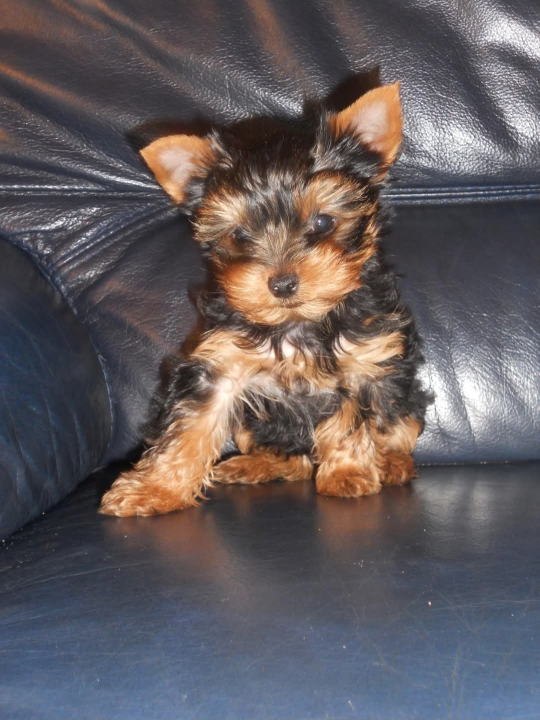
#> input picture Image/Harry_bebe.jpeg, 1079 x 1440 px (shown at 1/2 size)
$ python lab_jour1.py
#> lines starting #> are read from the running program, lines starting #| are printed output that depends on the picture; after the words box and inside, x2 and y2 are one past the last pixel; in counts of white or black regions, pixels touching at a corner belong together
# -*- coding: utf-8 -*-
"""
====================================================
 Lab Jour 1 - Pipeline complet
====================================================
Script principal du lab : IoU + HOG + SIFT + metriques JSON

Utilise 2 vraies photos du meme chien pour les tests SIFT/HOG :
  - Image 1 : Harry_bebe.jpeg    (photo principale)
  - Image 2 : Harry_bebe (1).png (photo similaire - meme chien)

Checkpoints :
  A) iou_score entre 0 et 1  (~0.84 pour shift=12)
  B) hog_different_l2 > hog_similar_l2
  C) sift_good_matches_similar >= sift_good_matches_different

Base sur : https://github.com/yugmerabtene/nexa-computer-vision/blob/main/JOUR-01.md
"""

import os
import json
import cv2
import numpy as np
import matplotlib
matplotlib.use("Agg")
import matplotlib.pyplot as plt

# -- Chemins dynamiques -------------------------------------------------------
BASE_DIR    = os.path.dirname(os.path.dirname(os.path.abspath(__file__)))
IMAGE_PATH1 = os.path.join(BASE_DIR, "Image", "Harry_bebe.jpeg")
IMAGE_PATH2 = os.path.join(BASE_DIR, "Image", "Harry_bebe (1).png")
OUTPUT_DIR  = os.path.join(BASE_DIR, "outputs")
os.makedirs(OUTPUT_DIR, exist_ok=True)

# -- Chargement des 2 images reelles ------------------------------------------
# cv2.imread ne gere pas les espaces dans les chemins sur Windows
# --> on utilise np.fromfile + cv2.imdecode
def imread_safe(path):
    arr = np.fromfile(path, dtype=np.uint8)
    return cv2.imdecode(arr, cv2.IMREAD_COLOR)

img1 = imread_safe(IMAGE_PATH1)
#> in imread_safe, returned value is the input picture: shape (1440, 1079, 3); mean B, G, R 94.2, 91.5, 98.5
img2 = imread_safe(IMAGE_PATH2)
#> call 2 of imread_safe, with path = 'Image/Harry_bebe (1).png'
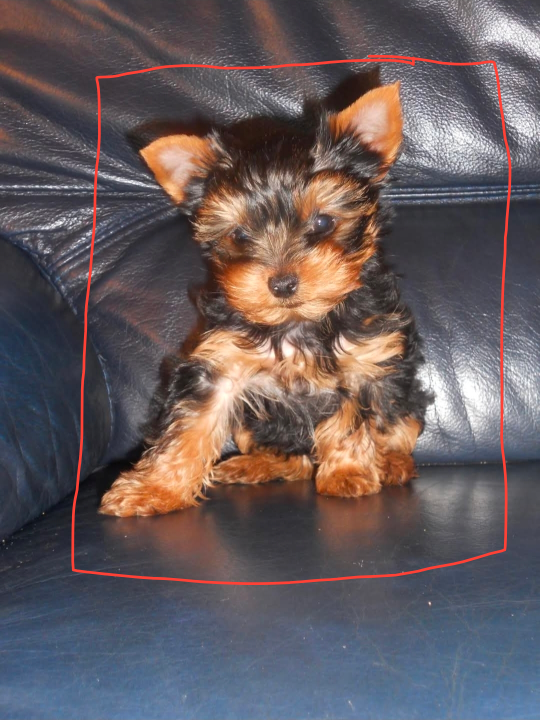
#> input picture Image/Harry_bebe (1).png, 1079 x 1440 px (shown at 1/2 size)
#> in imread_safe, returned value is the input picture: shape (1440, 1079, 3); mean B, G, R 93.5, 90.9, 101.8

if img1 is None:
    raise FileNotFoundError(f"Image non trouvee : {IMAGE_PATH1}")
if img2 is None:
    raise FileNotFoundError(f"Image non trouvee : {IMAGE_PATH2}")

print(f"Image 1 : {img1.shape}  -- {os.path.basename(IMAGE_PATH1)}")
#| Image 1 : (1440, 1079, 3)  -- Harry_bebe.jpeg
print(f"Image 2 : {img2.shape}  -- {os.path.basename(IMAGE_PATH2)}")
#| Image 2 : (1440, 1079, 3)  -- Harry_bebe (1).png

# Redimensionner img2 a la meme taille qu'img1 pour HOG
img2_resized = cv2.resize(img2, (img1.shape[1], img1.shape[0]), interpolation=cv2.INTER_AREA)

# =============================================================================
# UTILITAIRES
# =============================================================================
def make_scene(forme="rectangle", shift=0):
    """Cree une image synthetique 200x300 avec une forme geometrique."""
    img = np.zeros((200, 300, 3), dtype=np.uint8)
    if forme == "rectangle":
        cv2.rectangle(img, (50 + shift, 40), (250 + shift, 160), (255, 255, 255), -1)
    elif forme == "cercle":
        cv2.circle(img, (150, 100), 70, (255, 255, 255), -1)
    return img


def bbox_from_threshold(gris, seuil=127):
    """Retourne (x1, y1, x2, y2) via seuillage + boundingRect."""
    _, binaire = cv2.threshold(gris, seuil, 255, cv2.THRESH_BINARY)
    points = cv2.findNonZero(binaire)
    if points is None:
        return None
    x, y, w, h = cv2.boundingRect(points)
    return (x, y, x + w, y + h)


def iou(box_a, box_b):
    """IoU entre deux boites (x1, y1, x2, y2)."""
    x_left   = max(box_a[0], box_b[0])
    y_top    = max(box_a[1], box_b[1])
    x_right  = min(box_a[2], box_b[2])
    y_bottom = min(box_a[3], box_b[3])
    if x_right <= x_left or y_bottom <= y_top:
        return 0.0
    inter  = (x_right - x_left) * (y_bottom - y_top)
    area_a = (box_a[2] - box_a[0]) * (box_a[3] - box_a[1])
    area_b = (box_b[2] - box_b[0]) * (box_b[3] - box_b[1])
    return inter / (area_a + area_b - inter)


# =============================================================================
# ETAPE 1 -- IoU (sur images synthetiques - reference du cours)
# =============================================================================
print("\n" + "=" * 55)
print("  ETAPE 1 -- IoU")
print("=" * 55)

SHIFT = 12
img_gt_synth   = make_scene("rectangle", shift=0)
#> in make_scene, `cv2.rectangle(img, (50 + shift, 40), (250 + shift, 160), (255, 255, 25..`: img: shape (200, 300, 3); 40.5% white; 1 white region, box (x1, y1, x2, y2) and area: (50, 40, 251, 161) 24321
img_pred_synth = make_scene("rectangle", shift=SHIFT)
#> call 2 of make_scene, with forme = 'rectangle', shift = 12
#> in make_scene (call 2), `cv2.rectangle(img, (50 + shift, 40), (250 + shift, 160), (255, 255, 25..`:
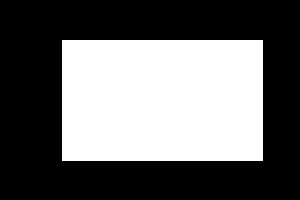
#> img: shape (200, 300, 3); 40.5% white; 1 white region, box (x1, y1, x2, y2) and area: (62, 40, 263, 161) 24321

box_gt   = bbox_from_threshold(cv2.cvtColor(img_gt_synth,   cv2.COLOR_BGR2GRAY))
#> in bbox_from_threshold, `points = cv2.findNonZero(binaire)`: points = contour of 24321 points, box (x1, y1, x2, y2) (50, 40, 251, 161), area 0
#> in bbox_from_threshold, `x, y, w, h = cv2.boundingRect(points)`: x = 50; y = 40; w = 201; h = 121
#> box_gt = (50, 40, 251, 161)
box_pred = bbox_from_threshold(cv2.cvtColor(img_pred_synth, cv2.COLOR_BGR2GRAY))
#> box_pred = (62, 40, 263, 161)

iou_score = iou(box_pred, box_gt)
#> in iou, `x_left   = max(box_a[0], box_b[0])`: x_left = 62
#> in iou, `y_top    = max(box_a[1], box_b[1])`: y_top = 40
#> in iou, `x_right  = min(box_a[2], box_b[2])`: x_right = 251
#> in iou, `y_bottom = min(box_a[3], box_b[3])`: y_bottom = 161
#> in iou, `inter  = (x_right - x_left) * (y_bottom - y_top)`: inter = 22869
#> in iou, `area_a = (box_a[2] - box_a[0]) * (box_a[3] - box_a[1])`: area_a = 24321
#> iou_score = 0.887
print(f"  Boite GT   : {box_gt}")
#|   Boite GT   : (50, 40, 251, 161)
print(f"  Boite pred : {box_pred}")
#|   Boite pred : (62, 40, 263, 161)
print(f"  IoU        : {iou_score:.3f}")
#|   IoU        : 0.887
assert 0 < iou_score <= 1, "Checkpoint A FAILED"
print("  [CHECKPOINT A] OK")


# =============================================================================
# ETAPE 2 -- HOG sur les 2 vraies photos
# =============================================================================
print("\n" + "=" * 55)
print("  ETAPE 2 -- HOG (images reelles)")
print("=" * 55)

hog_desc = cv2.HOGDescriptor(
    _winSize=(128, 64), _blockSize=(16, 16),
    _blockStride=(8, 8), _cellSize=(8, 8), _nbins=9,
)

def compute_hog(img_bgr):
    g = cv2.cvtColor(
        cv2.resize(img_bgr, (128, 64), interpolation=cv2.INTER_AREA),
        cv2.COLOR_BGR2GRAY
    )
    return hog_desc.compute(g).flatten()


# Image differente (forme geometrique) pour le controle
img_cercle_synth = make_scene("cercle")
#> in make_scene (call 3), `cv2.circle(img, (150, 100), 70, (255, 255, 255), -1)`: img: shape (200, 300, 3); 25.6% white; 1 white region, box (x1, y1, x2, y2) and area: (80, 30, 221, 171) 15373

desc_img1       = compute_hog(img1)
#> in compute_hog, `g = cv2.cvtColor( cv2.resize(img_bgr, (128, 64), interpolation=cv2.INT..`:
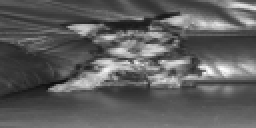
#> g: shape (64, 128) (shown 2 times larger); min 13, max 254, mean 93.9
#> desc_img1 = 3780 values, max 0.41 at index 1020, min 0 at index 748, mean 0.128
desc_img2       = compute_hog(img2_resized)   # photo similaire (meme chien)
#> desc_img2 = 3780 values, max 0.407 at index 1020, min 0 at index 223, mean 0.131
desc_different  = compute_hog(img_cercle_synth)
#> in compute_hog (call 3), `g = cv2.cvtColor( cv2.resize(img_bgr, (128, 64), interpolation=cv2.INT..`:
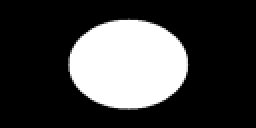
#> g: shape (64, 128) (shown 2 times larger); min 0, max 255, mean 65.3
#> desc_different = 3780 values, max 0.672 at index 2441, min 0 at index 0, mean 0.0329

hog_similar_l2   = float(np.linalg.norm(desc_img1 - desc_img2))
#> hog_similar_l2 = 1.79
hog_different_l2 = float(np.linalg.norm(desc_img1 - desc_different))
#> hog_different_l2 = 10.54

print(f"  Dimension HOG              : {desc_img1.shape[0]}")
#|   Dimension HOG              : 3780
print(f"  Dist HOG (img1 <-> img2)   : {hog_similar_l2:.2f}  (meme chien)")
#|   Dist HOG (img1 <-> img2)   : 1.79  (meme chien)
print(f"  Dist HOG (img1 <-> cercle) : {hog_different_l2:.2f}  (forme differente)")
#|   Dist HOG (img1 <-> cercle) : 10.54  (forme differente)
assert hog_different_l2 > hog_similar_l2, "Checkpoint B FAILED"
print("  [CHECKPOINT B] OK -- different > similaire")


# =============================================================================
# ETAPE 3 -- SIFT sur les 2 vraies photos
# =============================================================================
print("\n" + "=" * 55)
print("  ETAPE 3 -- SIFT (images reelles)")
print("=" * 55)

sift = cv2.SIFT_create()

def detect_sift(img_bgr):
    g = cv2.cvtColor(img_bgr, cv2.COLOR_BGR2GRAY)
    return sift.detectAndCompute(g, None)

kp1,  desc_s1       = detect_sift(img1)
#> in detect_sift, `g = cv2.cvtColor(img_bgr, cv2.COLOR_BGR2GRAY)`:
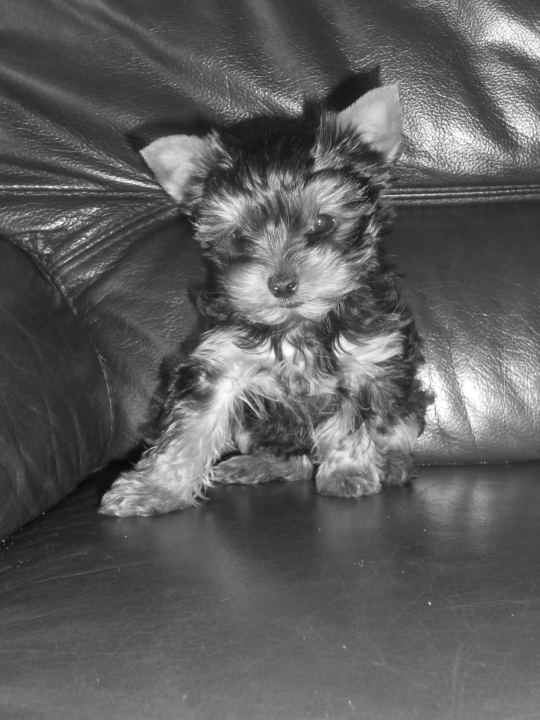
#> g: shape (1440, 1079) (shown at 1/2 size); min 5, max 255, mean 93.9
#> kp1 = 10134 keypoints; strongest (x, y, size): (859, 1206, 3), (552, 577, 3), (639, 443, 3.3), (151, 437, 3)
kp2,  desc_s2       = detect_sift(img2_resized)
#> kp2 = 10158 keypoints; strongest (x, y, size): (859, 1206, 3), (552, 577, 3), (639, 443, 3.3), (151, 437, 3)
kp_c, desc_s_cercle = detect_sift(img_cercle_synth)
#> kp_c = 8 keypoints; (x, y, size): (150, 96, 81.7), (150, 96, 81.7), (141, 33, 3.7), (83, 91, 3.7), (83, 109, 3.9), (159, 33, 3.9), (204, 142, 3.9), (192, 154, 3.9)

def lowe_matches(d1, d2, ratio=0.75):
    if d1 is None or d2 is None or len(d1) < 2 or len(d2) < 2:
        return []
    bf = cv2.BFMatcher(cv2.NORM_L2)
    matches = bf.knnMatch(d1, d2, k=2)
    return [m for m, n in matches if m.distance < ratio * n.distance]

bons_similaires = lowe_matches(desc_s1, desc_s2)
#> in lowe_matches, `matches = bf.knnMatch(d1, d2, k=2)`: matches = 10134 matches
#> bons_similaires = 9328 matches
bons_differents = lowe_matches(desc_s1, desc_s_cercle)
#> bons_differents = []

print(f"  Points cles img1 (photo 1) : {len(kp1)}")
#|   Points cles img1 (photo 1) : 10134
print(f"  Points cles img2 (photo 2) : {len(kp2)}")
#|   Points cles img2 (photo 2) : 10158
print(f"  Points cles cercle         : {len(kp_c)}")
#|   Points cles cercle         : 8
print(f"  Bons matches (similaire)   : {len(bons_similaires)}")
#|   Bons matches (similaire)   : 9328
print(f"  Bons matches (different)   : {len(bons_differents)}")
#|   Bons matches (different)   : 0
assert len(bons_similaires) >= len(bons_differents), "Checkpoint C FAILED"
print("  [CHECKPOINT C] OK -- similaire >= different")


# =============================================================================
# FIGURE DE SYNTHESE
# =============================================================================
# Boites IoU
img_iou_viz = img_gt_synth.copy()
if box_gt:   cv2.rectangle(img_iou_viz, box_gt[:2],   box_gt[2:],   (0, 255, 0), 2)
if box_pred: cv2.rectangle(img_iou_viz, box_pred[:2], box_pred[2:], (0, 0, 255), 2)

# Courbe shift vs IoU
shifts     = list(range(0, 65, 5))
iou_scores = [
    iou(bbox_from_threshold(cv2.cvtColor(make_scene("rectangle", s), cv2.COLOR_BGR2GRAY)), box_gt)
    for s in shifts
]
#> in make_scene (call 5), `img = np.zeros((200, 300, 3), dtype=np.uint8)`: img: shape (200, 300, 3); every value is 0
#> in make_scene (call 5), `cv2.rectangle(img, (50 + shift, 40), (250 + shift, 160), (255, 255, 25..`: img: shape (200, 300, 3); 40.5% white; 1 white region, box (x1, y1, x2, y2) and area: (55, 40, 256, 161) 24321
#> in make_scene (call 6), `cv2.rectangle(img, (50 + shift, 40), (250 + shift, 160), (255, 255, 25..`: img: shape (200, 300, 3); 40.5% white; 1 white region, box (x1, y1, x2, y2) and area: (60, 40, 261, 161) 24321
#> in make_scene (call 7), `cv2.rectangle(img, (50 + shift, 40), (250 + shift, 160), (255, 255, 25..`: img: shape (200, 300, 3); 40.5% white; 1 white region, box (x1, y1, x2, y2) and area: (65, 40, 266, 161) 24321
#> in make_scene (call 8), `cv2.rectangle(img, (50 + shift, 40), (250 + shift, 160), (255, 255, 25..`: img: shape (200, 300, 3); 40.5% white; 1 white region, box (x1, y1, x2, y2) and area: (70, 40, 271, 161) 24321
#> in make_scene (call 9), `cv2.rectangle(img, (50 + shift, 40), (250 + shift, 160), (255, 255, 25..`: img: shape (200, 300, 3); 40.5% white; 1 white region, box (x1, y1, x2, y2) and area: (75, 40, 276, 161) 24321
#> in make_scene (call 10), `cv2.rectangle(img, (50 + shift, 40), (250 + shift, 160), (255, 255, 25..`: img: shape (200, 300, 3); 40.5% white; 1 white region, box (x1, y1, x2, y2) and area: (80, 40, 281, 161) 24321
#> in make_scene (call 11), `cv2.rectangle(img, (50 + shift, 40), (250 + shift, 160), (255, 255, 25..`: img: shape (200, 300, 3); 40.5% white; 1 white region, box (x1, y1, x2, y2) and area: (85, 40, 286, 161) 24321
#> in make_scene (call 12), `cv2.rectangle(img, (50 + shift, 40), (250 + shift, 160), (255, 255, 25..`: img: shape (200, 300, 3); 40.5% white; 1 white region, box (x1, y1, x2, y2) and area: (90, 40, 291, 161) 24321
#> in make_scene (call 13), `cv2.rectangle(img, (50 + shift, 40), (250 + shift, 160), (255, 255, 25..`: img: shape (200, 300, 3); 40.5% white; 1 white region, box (x1, y1, x2, y2) and area: (95, 40, 296, 161) 24321
#> in make_scene (call 14), `cv2.rectangle(img, (50 + shift, 40), (250 + shift, 160), (255, 255, 25..`: img: shape (200, 300, 3); 40.3% white; 1 white region, box (x1, y1, x2, y2) and area: (100, 40, 300, 161) 24200
#> in make_scene (call 15), `cv2.rectangle(img, (50 + shift, 40), (250 + shift, 160), (255, 255, 25..`: img: shape (200, 300, 3); 39.3% white; 1 white region, box (x1, y1, x2, y2) and area: (105, 40, 300, 161) 23595
#> in make_scene (call 16), `cv2.rectangle(img, (50 + shift, 40), (250 + shift, 160), (255, 255, 25..`: img: shape (200, 300, 3); 38.3% white; 1 white region, box (x1, y1, x2, y2) and area: (110, 40, 300, 161) 22990
#> iou_scores = [1, 0.951, 0.905, 0.861, 0.819, 0.779, 0.74, 0.703, 0.668, 0.634, 0.604, 0.584, 0.564]

# SIFT matching sur vraies photos (top 15 matches)
gray1 = cv2.cvtColor(img1,         cv2.COLOR_BGR2GRAY)
gray2 = cv2.cvtColor(img2_resized, cv2.COLOR_BGR2GRAY)
img_sift_draw = cv2.drawMatches(
    gray1, kp1, gray2, kp2,
    bons_similaires[:15], None,
    flags=cv2.DrawMatchesFlags_NOT_DRAW_SINGLE_POINTS
)
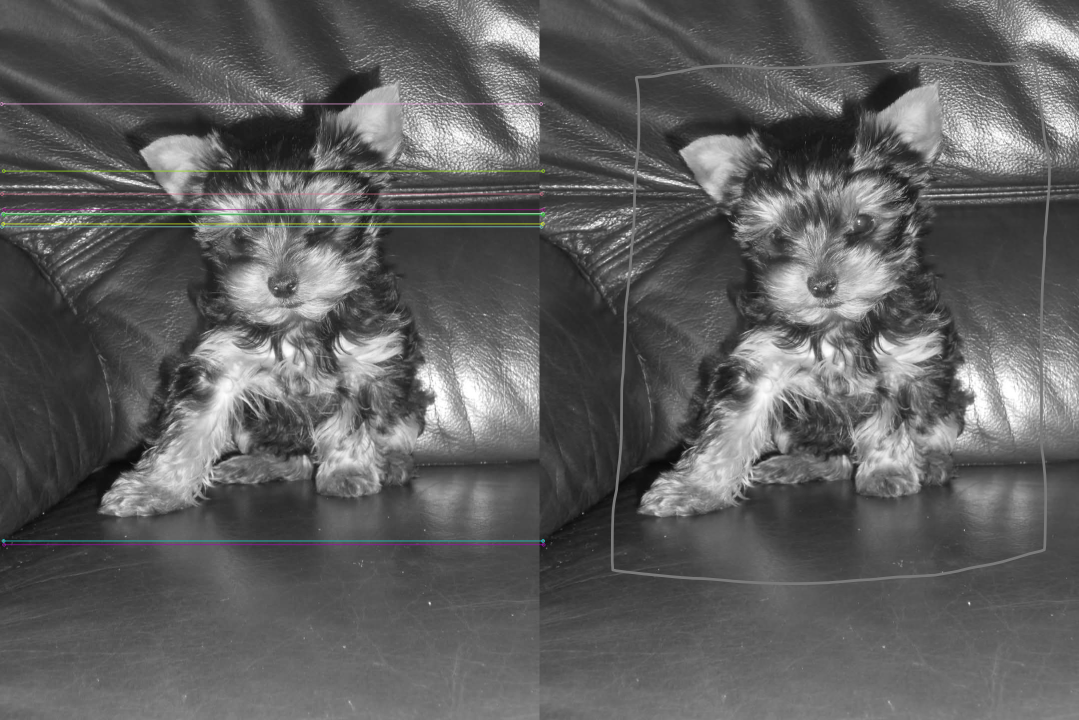
#> img_sift_draw: shape (1440, 2158, 3) (shown at 1/2 size); mean of channels 0, 1, 2 94.4, 94.5, 94.5; drawn as B, G, R

fig = plt.figure(figsize=(22, 13))
fig.suptitle(
    "Lab Jour 1 - Pipeline complet : IoU + HOG + SIFT\n(2 vraies photos du meme chien)",
    fontsize=14, fontweight="bold"
)

# -- Ligne 1 ------------------------------------------------------------------
ax1 = fig.add_subplot(2, 4, 1)
ax1.imshow(cv2.cvtColor(img1, cv2.COLOR_BGR2RGB))
ax1.set_title(f"1. Photo 1\n{os.path.basename(IMAGE_PATH1)}")
ax1.axis("off")

ax2 = fig.add_subplot(2, 4, 2)
ax2.imshow(cv2.cvtColor(img2_resized, cv2.COLOR_BGR2RGB))
ax2.set_title(f"2. Photo 2\n{os.path.basename(IMAGE_PATH2)}")
ax2.axis("off")

ax3 = fig.add_subplot(2, 4, 3)
ax3.imshow(cv2.cvtColor(img_iou_viz, cv2.COLOR_BGR2RGB))
ax3.set_title(f"3. IoU = {iou_score:.3f}\nVert=GT  Bleu=Pred (shift={SHIFT}px)")
ax3.axis("off")

ax4 = fig.add_subplot(2, 4, 4)
ax4.plot(shifts, iou_scores, marker="o", color="steelblue", linewidth=2)
ax4.axhline(0.8, color="green",  linestyle="--", label="Seuil 0.8")
ax4.axhline(0.5, color="orange", linestyle="--", label="Seuil 0.5")
ax4.set_title("4. Courbe Shift vs IoU")
ax4.set_xlabel("Shift (px)")
ax4.set_ylabel("IoU")
ax4.legend(fontsize=8)
ax4.grid(True, alpha=0.3)

# -- Ligne 2 ------------------------------------------------------------------
ax5 = fig.add_subplot(2, 4, 5)
cats = ["Photo1 <-> Photo2\n(similaire)", "Photo1 <-> Cercle\n(different)"]
dsts = [hog_similar_l2, hog_different_l2]
#> dsts = [1.79, 10.54]
cols = ["#27ae60", "#e74c3c"]
bars = ax5.bar(cats, dsts, color=cols, edgecolor="black", width=0.5)
for bar, val in zip(bars, dsts):
    ax5.text(bar.get_x() + bar.get_width() / 2, val + 0.5,
             f"{val:.1f}", ha="center", fontweight="bold")
#> this loop made 2 passes
#> val on passes 1 to 2: 1.79, 10.54
ax5.set_title("5. Distances HOG L2\n[CHECKPOINT B] OK")
ax5.set_ylabel("Distance L2")
ax5.grid(True, alpha=0.3, axis="y")

ax6 = fig.add_subplot(2, 4, 6)
ax6.imshow(cv2.cvtColor(img_sift_draw, cv2.COLOR_BGR2RGB))
ax6.set_title(f"6. SIFT Matching (photos reelles)\n{len(bons_similaires)} bons matches [CHECKPOINT C]")
ax6.axis("off")

ax7 = fig.add_subplot(2, 4, 7)
noms    = ["KP\nPhoto1", "KP\nPhoto2", "KP\nCercle", "Matches\nSimilaire", "Matches\nDifferent"]
valeurs = [len(kp1), len(kp2), len(kp_c), len(bons_similaires), len(bons_differents)]
#> valeurs = [10134, 10158, 8, 9328, 0]
cols7   = ["#3498db", "#2ecc71", "#e74c3c", "#27ae60", "#e67e22"]
bars7   = ax7.bar(noms, valeurs, color=cols7, edgecolor="black")
#> bars7 = 5 items
for bar, val in zip(bars7, valeurs):
    ax7.text(bar.get_x() + bar.get_width() / 2, val + 0.3,
             str(val), ha="center", fontweight="bold")
#> this loop made 5 passes
#> val on passes 1 to 5: 10134, 10158, 8, 9328, 0
ax7.set_title("7. SIFT - Points cles & Matches")
ax7.set_ylabel("Nombre")
ax7.grid(True, alpha=0.3, axis="y")

ax8 = fig.add_subplot(2, 4, 8)
ax8.axis("off")
checks = [
    ("A", "IoU valide",         f"{iou_score:.3f} dans ]0,1]",                    True),
    ("B", "HOG : diff > sim",   f"{hog_different_l2:.1f} > {hog_similar_l2:.1f}", hog_different_l2 > hog_similar_l2),
    ("C", "SIFT : sim >= diff", f"{len(bons_similaires)} >= {len(bons_differents)}", len(bons_similaires) >= len(bons_differents)),
]
#> checks = [('A', 'IoU valide', '0.887 dans ]0,1]', True), ('B', 'HOG : diff > sim', '10.5 > 1.8', True), ('C', 'SIFT : sim >= diff', '9328 >= 0', True)]
y = 0.85
for lettre, label, valeur, ok in checks:
    couleur = "#27ae60" if ok else "#e74c3c"
    statut  = "  OK  " if ok else "FAILED"
    ax8.text(0.02, y,      f"[{statut}]",            transform=ax8.transAxes, fontsize=11, color=couleur, fontweight="bold")
    ax8.text(0.30, y,      f"CP {lettre} - {label}", transform=ax8.transAxes, fontsize=9)
    ax8.text(0.30, y-0.06, f"  -> {valeur}",         transform=ax8.transAxes, fontsize=8, color="gray")
    y -= 0.22
#> this loop made 3 passes
#> (lettre, label, valeur, y) on passes 1 to 3: ('A', 'IoU valide', '0.887 dans ]0,1]', 0.63), ('B', 'HOG : diff > sim', '10.5 > 1.8', 0.41), ('C', 'SIFT : sim >= diff', '9328 >= 0', 0.19)
#> after the loop, y = 0.19
ax8.set_title("8. Checkpoints", fontweight="bold")

plt.tight_layout()
fig_path = os.path.join(OUTPUT_DIR, "lab_jour1.png")
plt.savefig(fig_path, dpi=130)
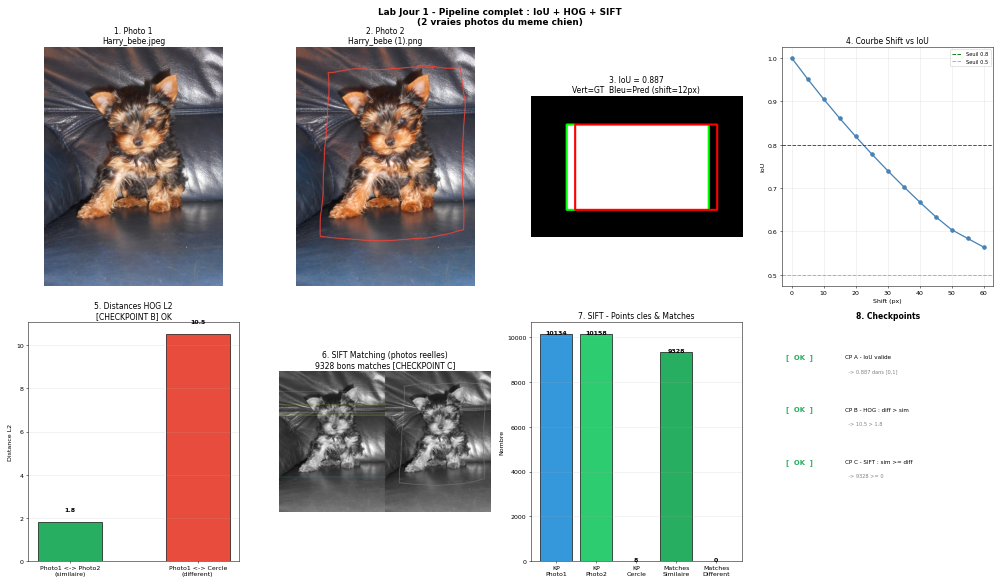
#> figure drawn by matplotlib, 7 panels; panel 4: curve peaks at x = 0, y = 1; panel 7: tallest bar 10158 high, from x = 0.6 to 1.4
plt.close()
print(f"\nFigure sauvegardee : {fig_path}")


# -- Export JSON --------------------------------------------------------------
metriques = {
    "images": {
        "photo1": os.path.basename(IMAGE_PATH1),
        "photo2": os.path.basename(IMAGE_PATH2),
    },
    "iou_score":                   round(iou_score, 3),
    "bbox_gt":                     list(box_gt),
    "bbox_pred":                   list(box_pred),
    "hog_dimension":               int(desc_img1.shape[0]),
    "hog_similar_l2":              round(hog_similar_l2, 2),
    "hog_different_l2":            round(hog_different_l2, 2),
    "sift_kp_photo1":              len(kp1),
    "sift_kp_photo2":              len(kp2),
    "sift_kp_cercle":              len(kp_c),
    "sift_good_matches_similar":   len(bons_similaires),
    "sift_good_matches_different": len(bons_differents),
    "checkpoints": {
        "A_iou_valide":      bool(0 < iou_score <= 1),
        "B_hog_separation":  bool(hog_different_l2 > hog_similar_l2),
        "C_sift_separation": bool(len(bons_similaires) >= len(bons_differents)),
    },
    "figure_path": fig_path,
}

json_path = os.path.join(OUTPUT_DIR, "lab_jour1_metrics.json")
with open(json_path, "w", encoding="utf-8") as f:
    json.dump(metriques, f, indent=2, ensure_ascii=False)

print(f"Metriques JSON  : {json_path}")
print(f"\n{'='*55}")
all_ok = all(metriques["checkpoints"].values())
#> all_ok = True
for k, v in metriques["checkpoints"].items():
    print(f"  {'OK  ' if v else 'FAIL'} {k}")
#> this loop made 3 passes
#|   OK   A_iou_valide
#|   OK   B_hog_separation
#|   OK   C_sift_separation
print(f"\n  {'LAB VALIDE' if all_ok else 'CERTAINS CHECKPOINTS ECHOUES'}")
#|   LAB VALIDE
